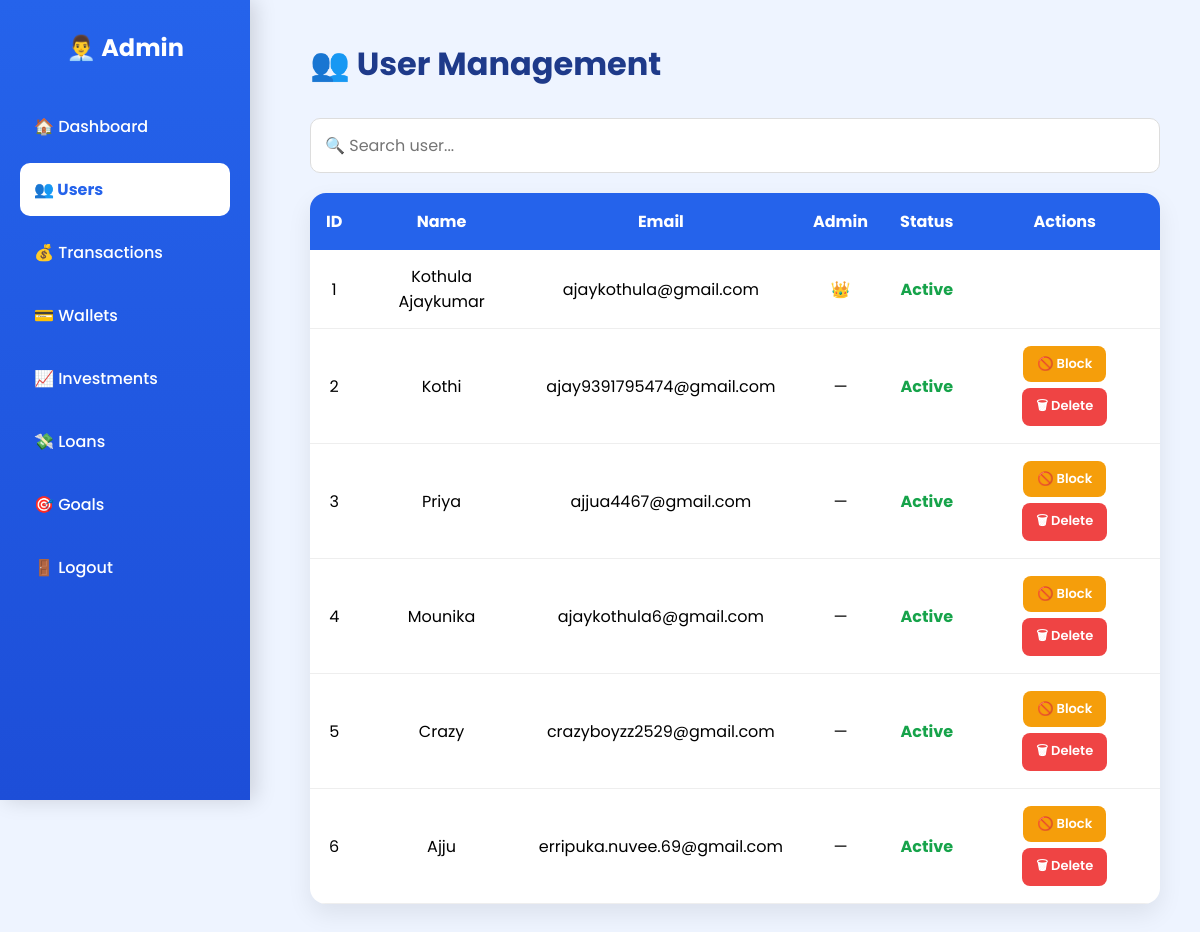
/admin/users (signed in), run on an earlier commit of the app's database.
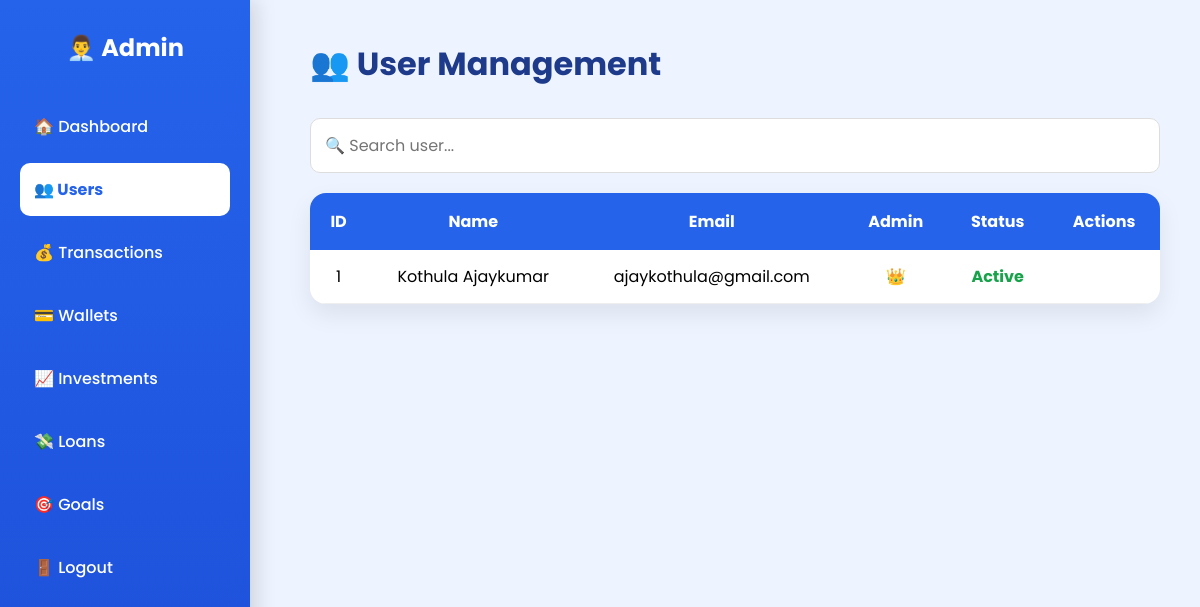
And on a later commit of the database.
### models/user.py (models this page shows)
class User(db.Model):
    __tablename__ = "users"
    id = db.Column(db.Integer, primary_key=True)
    full_name = db.Column(db.String(100), nullable=False)
    email = db.Column(db.String(120), unique=True, nullable=False)
    password = db.Column(db.String(255), nullable=False)
    created_at = db.Column(db.DateTime, server_default=db.func.now())
    is_admin = db.Column(db.Boolean, default=False)
    is_blocked = db.Column(db.Boolean, default=False)

### app.py (the view)
@app.route("/admin/users")
def admin_users():
    if "user_id" not in session:
        return redirect(url_for("login"))
    if not session.get("is_admin"):
        return "Unauthorized"
    users = User.query.all()
    return render_template("admin_users.html", users=users)

### templates/admin_users.html (shortened to what this page needs)
<!DOCTYPE html>
<html lang="en">
<head>
<link rel="stylesheet" href="{{ url_for('static', filename='css/admin.css') }}">
</head>
<body>
<div class="sidebar">
<h2>👨‍💼 Admin</h2>
<a href="{{ url_for('admin') }}">🏠 Dashboard</a>
<a class="active" href="{{ url_for('admin_users') }}">👥 Users</a>
<a href="{{ url_for('admin_transactions') }}">
💰 Transactions
</a>
<a href="#">💳 Wallets</a>
<a href="#">📈 Investments</a>
<a href="#">💸 Loans</a>
<a href="#">🎯 Goals</a>
<a href="{{ url_for('logout') }}">🚪 Logout</a>
</div>
<div class="main">
<h1>👥 User Management</h1>
<input
type="text"
id="searchUser"
placeholder="🔍 Search user..."
class="search-box">
<table id="usersTable">
<thead>
<tr>
<th>ID</th>
<th>Name</th>
<th>Email</th>
<th>Admin</th>
<th>Status</th>
<th>Actions</th>
</tr>
</thead>
<tbody>
{% for user in users %}
<tr>
<td>{{ user.id }}</td>
<td>{{ user.full_name }}</td>
<td>{{ user.email }}</td>
<td>
{% if user.is_admin %}
👑
{% else %}
—
{% endif %}
</td>
<td>
{% if user.is_blocked %}
<span class="blocked">Blocked</span>
{% else %}
<span class="active-user">Active</span>
{% endif %}
</td>
<td>
{% if not user.is_admin %}
<a href="{{ url_for('toggle_block', id=user.id) }}"
class="{% if user.is_blocked %}unblock-btn{% else %}block-btn{% endif %}">
{% if user.is_blocked %}
🔓 Unblock
{% else %}
🚫 Block
{% endif %}
</a>
<a href="{{ url_for('admin_delete_user', id=user.id) }}"
class="delete-btn"
onclick="return confirm('Delete this user and all data?')">
🗑 Delete
</a>
{% endif %}
</td>
</tr>
{% endfor %}
</tbody>
</table>
</div>
</body>
</html>

### static/css/admin.css (style rules this page uses)
* { margin:0; padding:0; box-sizing:border-box; font-family:Poppins,sans-serif; }
body { display:flex; background:#eef4ff; }
.sidebar { width:250px; height:100vh; background:linear-gradient(180deg,#2563EB,#1D4ED8); padding:30px 20px; position:fixed; left:0; top:0; box-shadow:5px 0 20px rgba(0,0,0,.15); animation:slideIn .6s; }
.sidebar h2 { color:#fff; text-align:center; margin-bottom:35px; }
.sidebar a { display:block; color:#fff; text-decoration:none; padding:14px; margin-bottom:10px; border-radius:10px; transition:.3s; font-weight:500; }
.main { margin-left:270px; padding:40px; width:100%; }
.main h1 { color:#1E3A8A; margin-bottom:30px; }
table { width:100%; border-collapse:collapse; background:white; border-radius:12px; overflow:hidden; box-shadow:0 8px 20px rgba(0,0,0,.08); }
th { background:#2563EB; color:white; padding:15px; }
td { padding:14px; text-align:center; border-bottom:1px solid #eee; }
.active-user { color:#22c55e; font-weight:bold; }
.search-box { width:100%; padding:14px; border-radius:12px; border:1px solid #ddd; margin-bottom:25px; font-size:16px; outline:none; }
table { width:100%; background:white; border-collapse:collapse; border-radius:16px; overflow:hidden; box-shadow:0 10px 25px rgba(0,0,0,.08); }
th { background:#2563EB; color:white; padding:16px; }
.active-user { color:#16A34A; font-weight:bold; }
.sidebar a.active { background:white; color:#2563EB; font-weight:700; }
.search-box { width:100%; padding:14px; margin-bottom:20px; border-radius:10px; border:1px solid #ddd; font-size:16px; }

What changed in the data, as far as the page shows it:
removed User: id "2", full_name "Kothi", email "ajay9391795474@gmail.com", is_blocked "Active"
removed User: id "3", full_name "Priya", email "ajjua4467@gmail.com", is_blocked "Active"
removed User: id "4", full_name "Mounika", email "ajaykothula6@gmail.com", is_blocked "Active"
removed User: id "5", full_name "Crazy", email "crazyboyzz2529@gmail.com", is_blocked "Active"
removed User: id "6", full_name "Ajju", email "erripuka.nuvee.69@gmail.com", is_blocked "Active"
